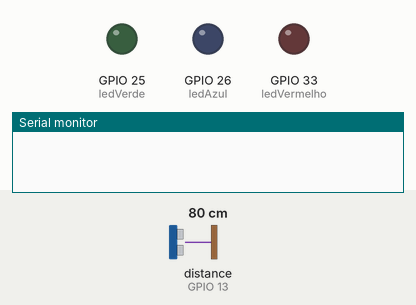
Bench run of a sketch on a simulated ESP32. Parts: output pins drawn as LEDs (lit = HIGH), the last lines printed to the serial monitor. The inputs (shaded band) are chosen by the test bench; at power-on: distance to the obstacle (sensor on GPIO 13) 80 cm. The echo pulse lasts 58.3 µs per cm; WiFi joins after 1.5 s; servers stay silent unless stated; uploads are accepted with an empty reply.

Above: at 0.1 s.
At 2.7 s:
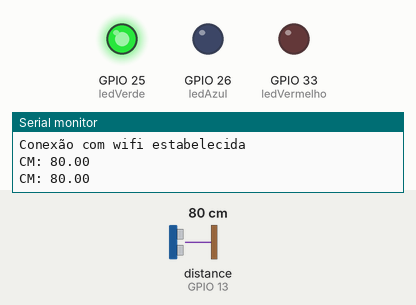
2.8 s: distance to the obstacle (sensor on GPIO 13) set to 33 cm
4.7 s: distance to the obstacle (sensor on GPIO 13) set to 27 cm
At 6.0 s:
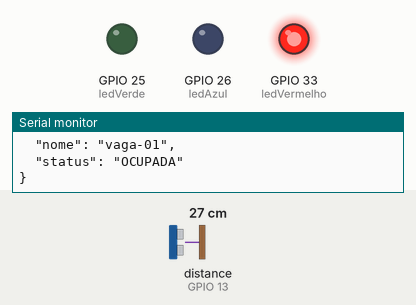
Timing chart, 0 to 7.7 s (numbered marks = the images above; inputs shaded):
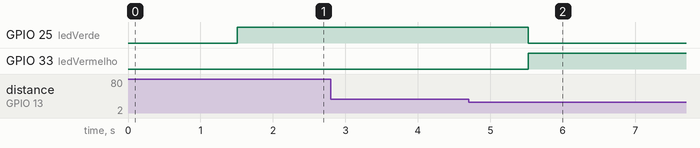

Measured:
- the behaviour switches between 31 and 30 cm on distance to the obstacle (sensor on GPIO 13) (found by bisection; images 1 and 2)
- after the input at 4.7 s, GPIO 25 (ledVerde): HIGH → LOW after 0.82 s; GPIO 33 (ledVermelho): LOW → HIGH after 0.82 s

The sketch:

smartparking_https_esp32.ino
```cpp
#include <Arduino.h>
#include <WiFi.h>
#include <WiFiMulti.h>
#include <HTTPClient.h>
#include <WiFiClientSecure.h>
#include <Ultrasonic.h>
#include <ArduinoJson.h>

#define TRIGGER_PIN  12
#define ECHO_PIN     13
#define ledVermelho  33
#define ledVerde     25
#define ledAzul      26

// certificado do heroku
const char* rootCACertificate = \
"-----BEGIN CERTIFICATE-----\n" \
"MIIDxTCCAq2gAwIBAgIQAqxcJmoLQJuPC3nyrkYldzANBgkqhkiG9w0BAQUFADBs\n" \
"MQswCQYDVQQGEwJVUzEVMBMGA1UEChMMRGlnaUNlcnQgSW5jMRkwFwYDVQQLExB3\n" \
"d3cuZGlnaWNlcnQuY29tMSswKQYDVQQDEyJEaWdpQ2VydCBIaWdoIEFzc3VyYW5j\n" \
"ZSBFViBSb290IENBMB4XDTA2MTExMDAwMDAwMFoXDTMxMTExMDAwMDAwMFowbDEL\n" \
"MAkGA1UEBhMCVVMxFTATBgNVBAoTDERpZ2lDZXJ0IEluYzEZMBcGA1UECxMQd3d3\n" \
"LmRpZ2ljZXJ0LmNvbTErMCkGA1UEAxMiRGlnaUNlcnQgSGlnaCBBc3N1cmFuY2Ug\n" \
"RVYgUm9vdCBDQTCCASIwDQYJKoZIhvcNAQEBBQADggEPADCCAQoCggEBAMbM5XPm\n" \
"+9S75S0tMqbf5YE/yc0lSbZxKsPVlDRnogocsF9ppkCxxLeyj9CYpKlBWTrT3JTW\n" \
"PNt0OKRKzE0lgvdKpVMSOO7zSW1xkX5jtqumX8OkhPhPYlG++MXs2ziS4wblCJEM\n" \
"xChBVfvLWokVfnHoNb9Ncgk9vjo4UFt3MRuNs8ckRZqnrG0AFFoEt7oT61EKmEFB\n" \
"Ik5lYYeBQVCmeVyJ3hlKV9Uu5l0cUyx+mM0aBhakaHPQNAQTXKFx01p8VdteZOE3\n" \
"hzBWBOURtCmAEvF5OYiiAhF8J2a3iLd48soKqDirCmTCv2ZdlYTBoSUeh10aUAsg\n" \
"EsxBu24LUTi4S8sCAwEAAaNjMGEwDgYDVR0PAQH/BAQDAgGGMA8GA1UdEwEB/wQF\n" \
"MAMBAf8wHQYDVR0OBBYEFLE+w2kD+L9HAdSYJhoIAu9jZCvDMB8GA1UdIwQYMBaA\n" \
"FLE+w2kD+L9HAdSYJhoIAu9jZCvDMA0GCSqGSIb3DQEBBQUAA4IBAQAcGgaX3Nec\n" \
"nzyIZgYIVyHbIUf4KmeqvxgydkAQV8GK83rZEWWONfqe/EW1ntlMMUu4kehDLI6z\n" \
"eM7b41N5cdblIZQB2lWHmiRk9opmzN6cN82oNLFpmyPInngiK3BD41VHMWEZ71jF\n" \
"hS9OMPagMRYjyOfiZRYzy78aG6A9+MpeizGLYAiJLQwGXFK3xPkKmNEVX58Svnw2\n" \
"Yzi9RKR/5CYrCsSXaQ3pjOLAEFe4yHYSkVXySGnYvCoCWw9E1CAx2/S6cCZdkGCe\n" \
"vEsXCS+0yx5DaMkHJ8HSXPfqIbloEpw8nL+e/IBcm2PN7EeqJSdnoDfzAIJ9VNep\n" \
"+OkuE6N36B9K\n" \
"-----END CERTIFICATE-----\n";

Ultrasonic ultrasonic(TRIGGER_PIN, ECHO_PIN);
HTTPClient http;
WiFiMulti WiFiMulti;

const String nome = "vaga-01";
const String disponivel = "DISPONIVEL";
const String ocupada = "OCUPADA";
const int portaSerial = 115200;
bool estadoVaga;
int intervalo = 1000;
const String url = "https://reactive-smartparking-api.herokuapp.com/api/vagas";
const char* nomeDaRede = "EMG_NORTE 2.4G";
const char* senhaDaRede = "96427744";
const float distanciaLimite = 30;
const uint8_t fingerprint[20] = {0x08, 0x3b, 0x71, 0x72, 0x02, 0x43, 0x6e, 0xca, 0xed, 0x42, 0x86, 0x93, 0xba, 0x7e, 0xdf, 0x81, 0xc4, 0xbc, 0x62, 0x30};

void setup() {
  Serial.begin(portaSerial);
  pinMode(ledAzul, OUTPUT);
  pinMode(ledVerde, OUTPUT);
  pinMode(ledVermelho, OUTPUT);
  WiFi.mode(WIFI_STA);
  WiFiMulti.addAP(nomeDaRede, senhaDaRede);
  while (WiFiMulti.run() != WL_CONNECTED) {
    delay(500);
    Serial.print("Conectando ao wifi: ");
    Serial.println(nomeDaRede);
  }
  Serial.println("Conexão com wifi estabelecida");
}

void loop() {
  float distanciaEmCM;
  long microsec = ultrasonic.timing();
  distanciaEmCM = ultrasonic.convert(microsec, Ultrasonic::CM);
  Serial.print("CM: ");
  Serial.println(distanciaEmCM);

  if(distanciaEmCM <= distanciaLimite){
    acendeLedVermelho();
    if(!estadoVaga){
      enviarEstadoDaVaga(ocupada);
      }
    estadoVaga = true;
  }

  if(distanciaEmCM > distanciaLimite){
    acendeLedVerde();
    if(estadoVaga){
      enviarEstadoDaVaga(disponivel);
      }
    estadoVaga = false;
  }
  delay(intervalo);
}

void enviarEstadoDaVaga(String estado){

  WiFiClientSecure *client = new WiFiClientSecure;
  if(client){
    client -> setCACert(rootCACertificate);
    {
      StaticJsonBuffer<300> JSONbuffer;   //Declaring static JSON buffer
      JsonObject& JSONencoder = JSONbuffer.createObject();

      JSONencoder["nome"] = nome;
      JSONencoder["status"] = estado;
      char JSONmessageBuffer[300];
      JSONencoder.prettyPrintTo(JSONmessageBuffer, sizeof(JSONmessageBuffer));

      http.begin(url);      //Specify request destination
      http.addHeader("Content-Type", "application/json");  //Specify content-type header
      int httpCode = http.POST(JSONmessageBuffer);   //Send the request
      String payload = http.getString();                  //Get the response payload

      Serial.print("Codigo de retorno da requisicao: ");
      Serial.println(httpCode);   //Print HTTP return code
      Serial.print("Corpo da resposta da requisicao: ");
      Serial.println(payload);    //Print request response payload
      Serial.print("Json enviado: ");
      Serial.println(JSONmessageBuffer);
      http.end();  //Close connection
    }
    delete client;
  }
}

void acendeLedVermelho(){
  digitalWrite(ledAzul, LOW);
  digitalWrite(ledVerde, LOW);
  digitalWrite(ledVermelho, HIGH);
}

void acendeLedVerde(){
  digitalWrite(ledAzul, LOW);
  digitalWrite(ledVerde, HIGH);
  digitalWrite(ledVermelho, LOW);
}
```
